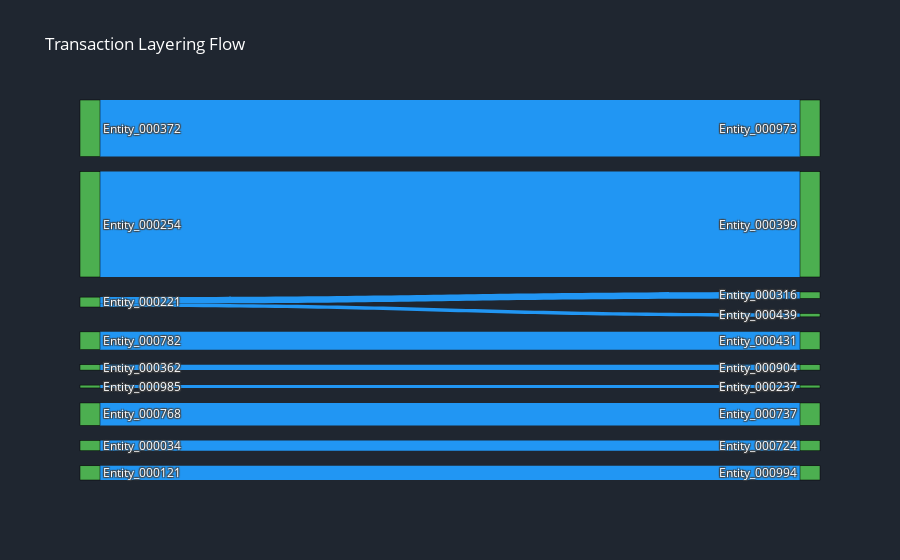

The cell this chart's notebook holds for it:
### Markdown cell above
## 2. Layering Pattern

Layering involves moving money through multiple accounts to obscure its origin.

### Code cell
# Visualize layering pattern
fig = visualizer._visualize_layering(pattern_data['transactions'])
fig.show()

### Figure 1 — Plotly figure (JSON) as saved in the notebook; plotly's stock layout.template omitted (floating-point values rounded to 4 significant figures)
{"data": [{"link": {"color": "#2196F3", "label": ["14,370.58", "1,649.17", "26,739.63", "4,518.65", "1,378.76", "724.29", "858.55", "5,715.76", "2,613.91", "3,611.09"], "source": [0, 1, 2, 3, 4, 5, 1, 6, 7, 8], "target": [9, 10, 11, 12, 13, 14, 15, 16, 17, 18], "value": [14370.0, 1649.0, 26740.0, 4519.0, 1379.0, 724.3, 858.5, 5716.0, 2614.0, 3611.0]}, "node": {"color": "#4CAF50", "label": ["Entity_000372", "Entity_000221", "Entity_000254", "Entity_000782", "Entity_000362", "Entity_000985", "Entity_000768", "Entity_000034", "Entity_000121", "Entity_000973", "Entity_000316", "Entity_000399", "Entity_000431", "Entity_000904", "Entity_000237", "Entity_000439", "Entity_000737", "Entity_000724", "Entity_000994"], "line": {"color": "black", "width": 0.5}, "pad": 15, "thickness": 20}, "type": "sankey"}], "layout": {"font": {"color": "#ffffff"}, "paper_bgcolor": "#1f2630", "plot_bgcolor": "#1f2630", "title": {"text": "Transaction Layering Flow"}}}
